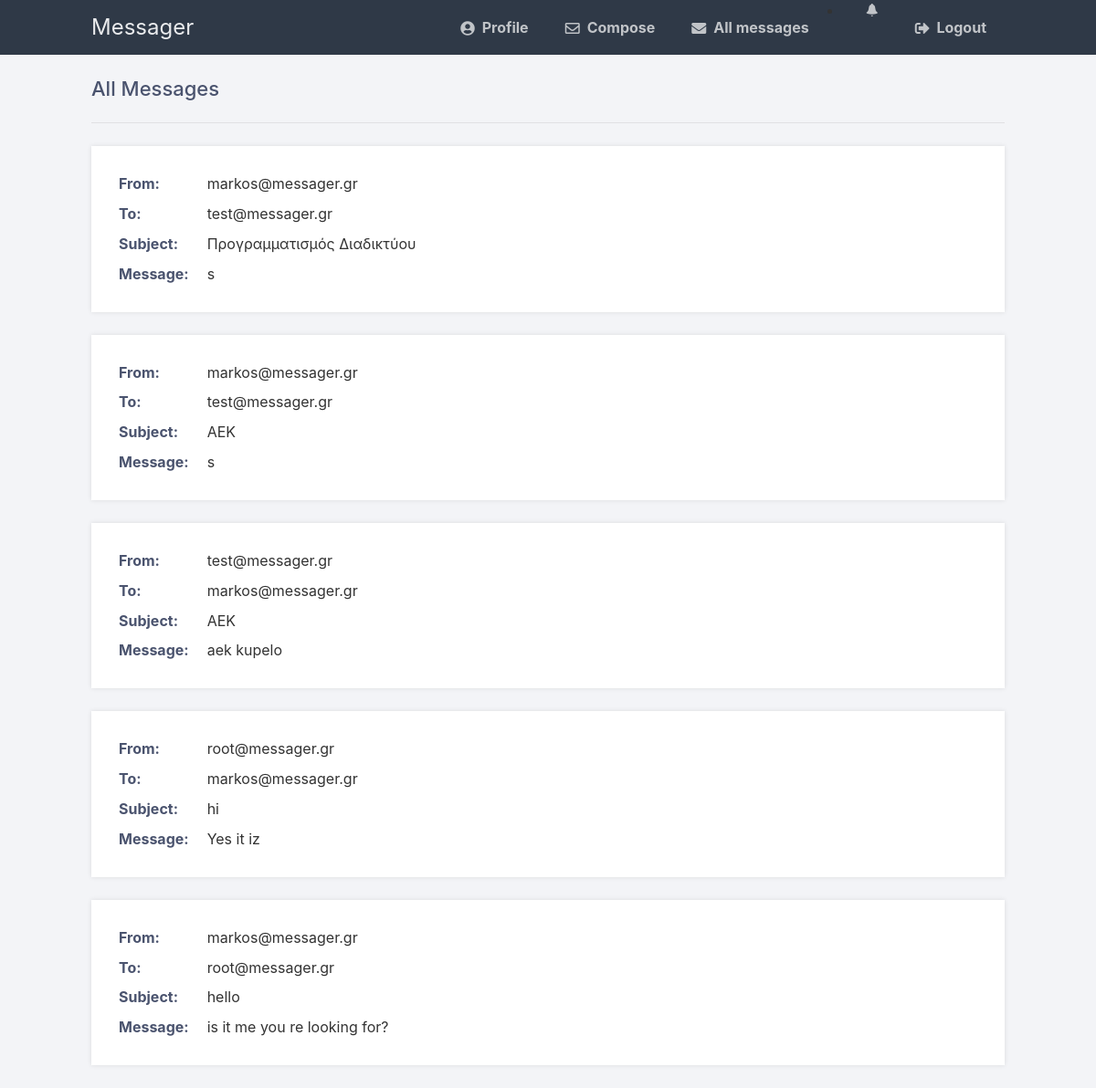
/read.php (signed in), run on the app's committed database.
### tables this page shows
CREATE TABLE `message` (
  `m_id` int(11) NOT NULL,
  `from_email` varchar(40) NOT NULL,
  `to_email` varchar(40) NOT NULL,
  `subject` text NOT NULL,
  `text` text NOT NULL
);

### read.php (the view, shortened to what this page needs)
<?php
$DATABASE_HOST = 'localhost';
$DATABASE_USER = 'root';
$DATABASE_PASS = '';
$DATABASE_NAME = 'phplogin';
$con = mysqli_connect($DATABASE_HOST, $DATABASE_USER, $DATABASE_PASS, $DATABASE_NAME);
?>
<!DOCTYPE html>
<html>
	<head>
		<link href="style.css" rel="stylesheet" type="text/css">
		<link rel="stylesheet" href="https://use.fontawesome.com/releases/v5.7.1/css/all.css">
		<link rel="stylesheet" href="https://maxcdn.bootstrapcdn.com/bootstrap/3.4.1/css/bootstrap.min.css">
	</head>
	<body class="loggedin">
		<nav class="navtop">
			<div>
				<h1>Messager</h1>
				<a href="profile.php"><i class="fas fa-user-circle"></i>Profile</a>
				<a href="compose.php"><i class="far fa-envelope"></i>Compose</a>
				<a href="read.php"><i class="fas fa-envelope"></i>All messages</a>
				<li class="dropdown">
					<a href="#" class="dropdown-toggle" data-toggle="dropdown"><span class="label label-pill label-danger count" style="border-radius:10px;"></span> <span class="glyphicon glyphicon-bell" style="font-size:14px;"></span></a>
				</li>
				<a href="logout.php"><i class="fas fa-sign-out-alt"></i>Logout</a>
			</div>
		</nav>
		<div class="content">
			<h2>All Messages</h2>
			<?php
				$stmt = $con->prepare('SELECT  message.from_email, message.to_email, message.subject, message.text FROM accounts INNER JOIN message ON accounts.email=message.from_email OR accounts.email=message.to_email WHERE accounts.id = ? ORDER BY message.m_id DESC');
				$stmt->bind_param('i', $_SESSION['id']);
				$stmt->execute();
				$stmt->bind_result($from_email, $to_email, $subject, $text);
				if ($stmt->fetch()== null){
					echo "No messages yet..";
				}
				else {
					do {
						?>
						<div>
							<table>
								<tr>
									<td>From:</td>
									<td><?php echo $from_email; ?></td>
								</tr>
								<tr>
									<td>To:</td>
									<td><?php echo $to_email; ?></td>
								</tr>
								<tr>
									<td>Subject:</td>
									<td><?php echo $subject; ?></td>
								</tr>
								<tr>
									<td>Message:</td>
									<td><?php echo $text; ?></td>
								</tr>
							</table>
						</div>
						<?php
						} while ($stmt->fetch());
					}
			?>
		</div>
	</body>
</html>

### style.css (style rules this page uses)
* { box-sizing: border-box; font-family: -apple-system, BlinkMacSystemFont, "segoe ui", roboto, oxygen, ubuntu, cantarell, "fira sans", "droid sans", "helvetica neue", Arial, sans-serif; font-size: 16px; -webkit-font-smoothing: antialiased; -moz-osx-font-smoothing: grayscale; }
body { background-color: #435165; }
.navtop { background-color: #2f3947; height: 60px; width: 100%; border: 0; }
.navtop div { display: flex; margin: 0 auto; width: 1000px; height: 100%; }
.navtop div h1, .navtop div a { display: inline-flex; align-items: center; }
.navtop div h1 { flex: 1; font-size: 24px; padding: 0; margin: 0; color: #eaebed; font-weight: normal; }
.navtop div a { padding: 0 20px; text-decoration: none; color: #c1c4c8; font-weight: bold; }
.navtop div a i { padding: 2px 8px 0 0; }
body.loggedin { background-color: #f3f4f7; }
.content { width: 1000px; margin: 0 auto; }
.content h2 { margin: 0; padding: 25px 0; font-size: 22px; border-bottom: 1px solid #e0e0e3; color: #4a536e; }
.content > p, .content > div { box-shadow: 0 0 5px 0 rgba(0, 0, 0, 0.1); margin: 25px 0; padding: 25px; background-color: #fff; }
.content > p table td, .content > div table td { padding: 5px; }
.content > p table td:first-child, .content > div table td:first-child { font-weight: bold; color: #4a536e; padding-right: 15px; }

### data on the page
message: from_email "markos@messager.gr", to_email "test@messager.gr", subject "Προγραμματισμός Διαδικτύου", text "s"
message: from_email "markos@messager.gr", to_email "test@messager.gr", subject "AEK", text "s"
message: from_email "test@messager.gr", to_email "markos@messager.gr", subject "AEK", text "aek kupelo"
message: from_email "root@messager.gr", to_email "markos@messager.gr", subject "hi", text "Yes it iz"
message: from_email "markos@messager.gr", to_email "root@messager.gr", subject "hello", text "is it me you re looking for?"
